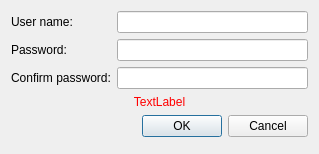
<?xml version="1.0" encoding="UTF-8"?>
<ui version="4.0">
 <class>UserPasswordDialog</class>
 <widget class="QDialog" name="UserPasswordDialog">
  <property name="geometry">
   <rect>
    <x>0</x>
    <y>0</y>
    <width>319</width>
    <height>154</height>
   </rect>
  </property>
  <property name="sizePolicy">
   <sizepolicy hsizetype="Fixed" vsizetype="Fixed">
    <horstretch>0</horstretch>
    <verstretch>0</verstretch>
   </sizepolicy>
  </property>
  <property name="windowTitle">
   <string>Create user</string>
  </property>
  <layout class="QFormLayout" name="formLayout">
   <property name="sizeConstraint">
    <enum>QLayout::SetMinimumSize</enum>
   </property>
   <item row="0" column="0">
    <widget class="QLabel" name="label">
     <property name="text">
      <string>User name:</string>
     </property>
    </widget>
   </item>
   <item row="0" column="1">
    <widget class="QLineEdit" name="userName"/>
   </item>
   <item row="1" column="0">
    <widget class="QLabel" name="label_2">
     <property name="text">
      <string>Password:</string>
     </property>
    </widget>
   </item>
   <item row="1" column="1">
    <widget class="QLineEdit" name="password">
     <property name="echoMode">
      <enum>QLineEdit::Password</enum>
     </property>
    </widget>
   </item>
   <item row="2" column="0">
    <widget class="QLabel" name="label_3">
     <property name="text">
      <string>Confirm password:</string>
     </property>
    </widget>
   </item>
   <item row="2" column="1">
    <widget class="QLineEdit" name="confirmPassword">
     <property name="echoMode">
      <enum>QLineEdit::Password</enum>
     </property>
    </widget>
   </item>
   <item row="4" column="0" colspan="2">
    <widget class="QDialogButtonBox" name="buttonBox">
     <property name="orientation">
      <enum>Qt::Horizontal</enum>
     </property>
     <property name="standardButtons">
      <set>QDialogButtonBox::Cancel|QDialogButtonBox::Ok</set>
     </property>
    </widget>
   </item>
   <item row="3" column="0" colspan="2">
    <widget class="QLabel" name="errorLabel">
     <property name="styleSheet">
      <string notr="true">color: rgb(255, 0, 0);</string>
     </property>
     <property name="text">
      <string notr="true">TextLabel</string>
     </property>
     <property name="alignment">
      <set>Qt::AlignCenter</set>
     </property>
     <property name="wordWrap">
      <bool>true</bool>
     </property>
    </widget>
   </item>
  </layout>
 </widget>
 <resources/>
 <connections>
  <connection>
   <sender>buttonBox</sender>
   <signal>accepted()</signal>
   <receiver>UserPasswordDialog</receiver>
   <slot>accept()</slot>
   <hints>
    <hint type="sourcelabel">
     <x>248</x>
     <y>254</y>
    </hint>
    <hint type="destinationlabel">
     <x>157</x>
     <y>274</y>
    </hint>
   </hints>
  </connection>
  <connection>
   <sender>buttonBox</sender>
   <signal>rejected()</signal>
   <receiver>UserPasswordDialog</receiver>
   <slot>reject()</slot>
   <hints>
    <hint type="sourcelabel">
     <x>316</x>
     <y>260</y>
    </hint>
    <hint type="destinationlabel">
     <x>286</x>
     <y>274</y>
    </hint>
   </hints>
  </connection>
 </connections>
</ui>
